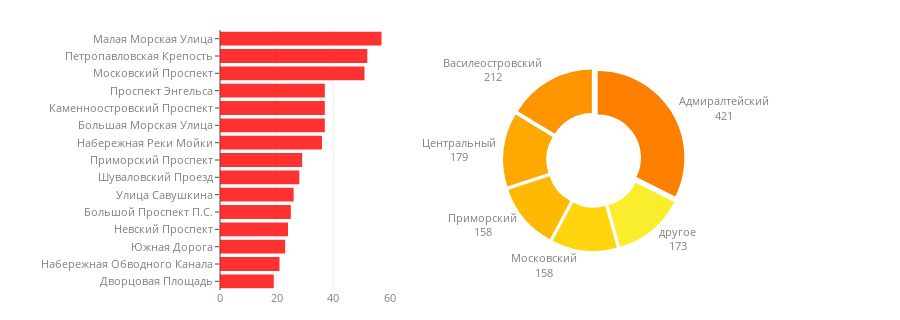

The notebook cell saved with this chart:
### Code cell
def street_area_combine_plot(streets_barchart_y, 
                             streets_barchart_x,
                             areas_barchart_values, 
                             areas_piechart_labels):    
    HOLE = 0.5
    PULL = 0.05
    PIE_AREA_X = [0.1, 1.0]
    PIE_AREA_Y = [0.15, 0.85]
    BAR_CHART_OPACITY = 0.8
    BAR_CHART_COLOR = 'red'
    BAR_CHART_CM = "Wistia"
    BAR_CHART_LEGEND_X = 0.55
    BAR_CHART_LEGEND_Y = 0.0
    
    FONT_SIZE = 11
    TICK_LEN = 4
    PLOT_HEIGHT = 320
    PLOT_WIDTH = 900
    BAR_CHART_AREA_X = [0, 0.25]
    BAR_CHART_AREA_Y = [0, 1.0]
    MARGIN = go.layout.Margin(l=220, t=30, b=30, r=0)
    
    colormap = matplotlib.cm.get_cmap(BAR_CHART_CM)
    norm_val = np.linspace(1.0, 0.2, N_TOP_AREAS + 1)
    pieces_colors = list(map(lambda x: 
                             matplotlib.colors.rgb2hex(colormap(x)), 
                             norm_val))
    
    data = [go.Bar(y=streets_barchart_y,
                    x=streets_barchart_x,
                    marker=dict(color='red'), 
                    orientation='h', 
                    opacity=BAR_CHART_OPACITY, 
                    showlegend=False),

            go.Pie(values=areas_barchart_values,
                    labels=areas_piechart_labels,
                    domain=dict(x=PIE_AREA_X, y=PIE_AREA_Y),
                    hoverinfo="label+percent+value",
                    textinfo='label+value', 
                    textposition='outside',
                    hole=HOLE,
                    sort=False,
                    marker=dict(colors=pieces_colors), 
                    pull=PULL)]
    
    layout = go.Layout(height=PLOT_HEIGHT, width=PLOT_WIDTH,
                       showlegend=False, 
                       margin=MARGIN, 
                       xaxis=dict(domain=BAR_CHART_AREA_X),
                       font=dict(size=FONT_SIZE, color='grey'),
                       yaxis=dict(domain=BAR_CHART_AREA_Y, 
                                  autorange="reversed", 
                                  ticklen=TICK_LEN))

    fig = go.Figure(data=data, layout=layout)
    py.iplot(fig, show_link=False)

    
N_TOP_AREAS = 5
OTHER_LABEL = "другое"
street_area_combine_plot(streets[:TOP_STREETS_VIS],
                         street_activity[:TOP_STREETS_VIS],
                         area_activity[:N_TOP_AREAS]+ 
                             [sum(area_activity[N_TOP_AREAS+1:])],
                         areas[:N_TOP_AREAS]+[OTHER_LABEL])

### Figure 1 — Plotly figure (JSON) as saved in the notebook; plotly's stock layout.template omitted (floating-point values rounded to 4 significant figures)
{"data": [{"marker": {"color": "red"}, "opacity": 0.8, "orientation": "h", "showlegend": false, "type": "bar", "uid": "12bc4fca-05ea-11e9-8f18-3c15c2cf2370", "x": [57, 52, 51, 37, 37, 37, 36, 29, 28, 26, 25, 24, 23, 21, 19], "y": ["Малая Морская Улица", "Петропавловская Крепость", "Московский Проспект", "Проспект Энгельса", "Каменноостровский Проспект", "Большая Морская Улица", "Набережная Реки Мойки", "Приморский Проспект", "Шуваловский Проезд", "Улица Савушкина", "Большой Проспект П.С.", "Невский Проспект", "Южная Дорога", "Набережная Обводного Канала", "Дворцовая Площадь"]}, {"domain": {"x": [0.1, 1], "y": [0.15, 0.85]}, "hole": 0.5, "hoverinfo": "label+percent+value", "labels": ["Адмиралтейский", "Василеостровский", "Центральный", "Приморский", "Московский", "другое"], "marker": {"colors": ["#fc7f00", "#fe9400", "#ffa800", "#ffba00", "#ffd50e", "#faed2d"]}, "pull": 0.05, "sort": false, "textinfo": "label+value", "textposition": "outside", "type": "pie", "uid": "12be2d4a-05ea-11e9-8b39-3c15c2cf2370", "values": [421, 212, 179, 158, 158, 173]}], "layout": {"font": {"color": "grey", "size": 11}, "height": 320, "margin": {"b": 30, "l": 220, "r": 0, "t": 30}, "showlegend": false, "width": 900, "xaxis": {"domain": [0, 0.25]}, "yaxis": {"autorange": "reversed", "domain": [0, 1], "ticklen": 4}}}
